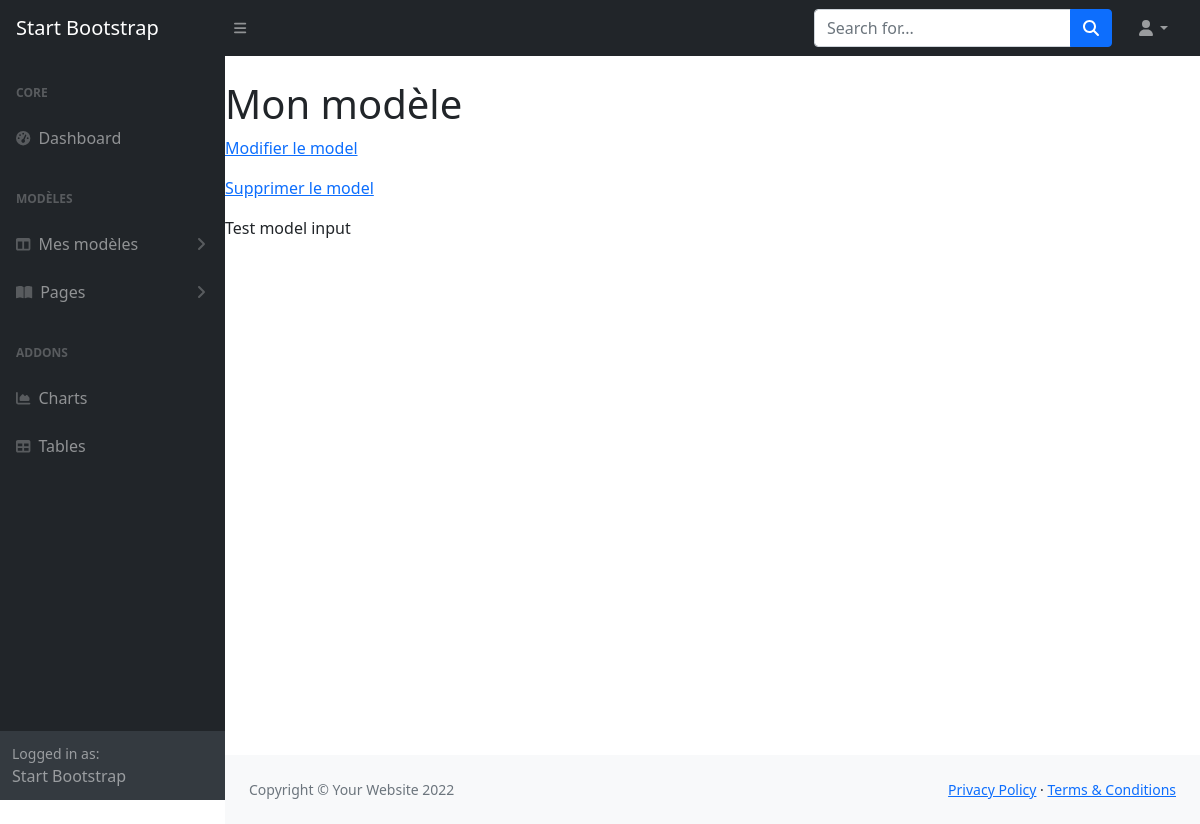
Page /dashboard/model/1/ on the earlier database version.
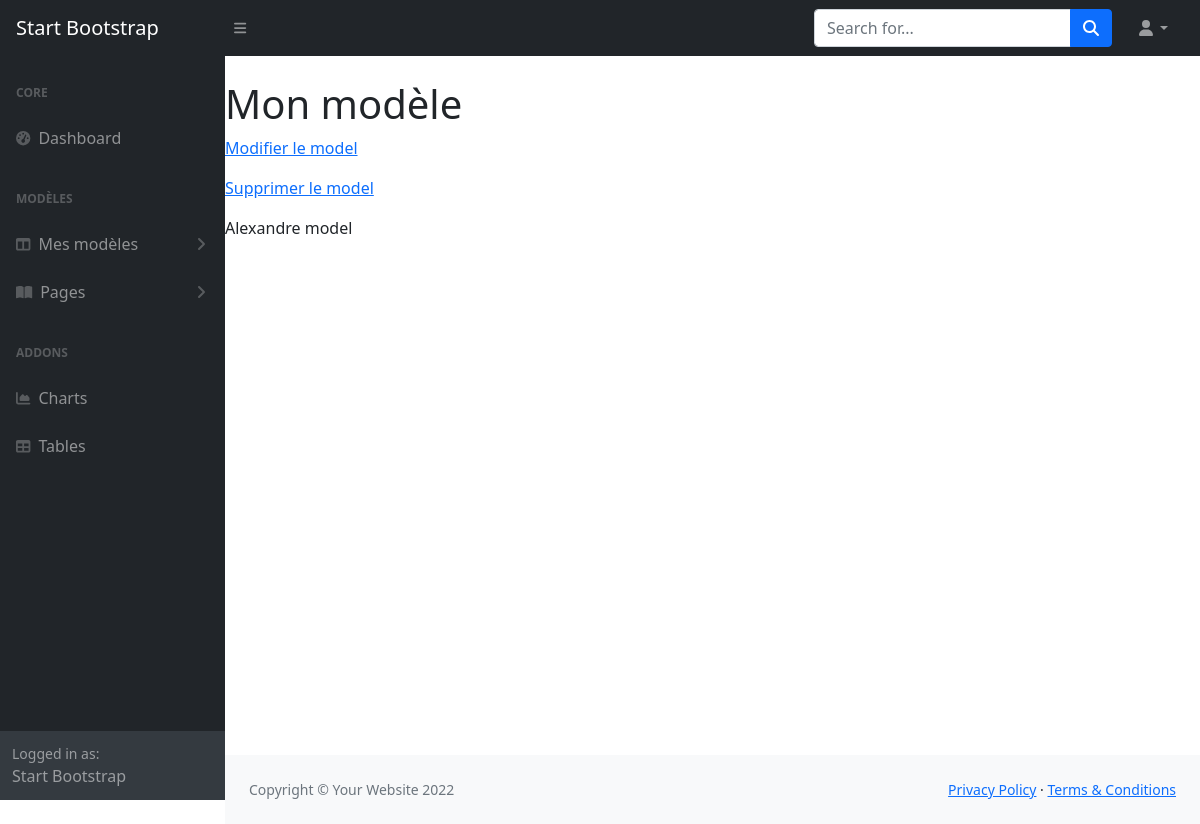
Same page on the later database version.
### app/models.py (models this page shows, shortened)
class BaseModel(models.Model):
    created_at = models.DateTimeField(auto_now_add=True)
    updated_at = models.DateTimeField(auto_now=True)
    class Meta:
        abstract = True

class SpacyModel(BaseModel):
    user = models.ForeignKey(
        to=settings.AUTH_USER_MODEL,
        on_delete=models.CASCADE)
    model_name = models.CharField(
        max_length=100)

### app/views.py (the view)
# urls.py: path('model/<pk>/', views.ModelDetailView.as_view(), name='model'),
class ModelDetailView(DetailView):
    model = models.SpacyModel
    template_name = 'app/model.html'

### templates/app/model.html (shortened to what this page needs)
{% extends "base_dashboard.html" %}
{% load static %}
{% block content %}
<h1 class="h1-main">Mon modèle</h1>
<p>
    <a href="{% url 'edit_model' pk=spacymodel.id %}">
        Modifier le model
    </a>
</p>
<p>
    <a href="{% url 'delete_model' pk=spacymodel.id %}">
        Supprimer le model
    </a>
</p>
<p>{{ spacymodel.model_name }}</p>
{% endblock %}

### templates/base_dashboard.html (shortened to what this page needs)
<!doctype html>
<html lang="fr">
<head>
    {% load static %}
    <link href="{% static 'css/styles.css' %}" rel="stylesheet" />
    <link href="https://cdn.jsdelivr.net/npm/simple-datatables@latest/dist/style.css" rel="stylesheet" />
</head>
    <body class="sb-nav-fixed">
      <nav class="sb-topnav navbar navbar-expand navbar-dark bg-dark">
          <a class="navbar-brand ps-3" href="index.html">Start Bootstrap</a>
          <button class="btn btn-link btn-sm order-1 order-lg-0 me-4 me-lg-0" id="sidebarToggle" href="#!"><i class="fas fa-bars"></i></button>
          <form class="d-none d-md-inline-block form-inline ms-auto me-0 me-md-3 my-2 my-md-0">
              <div class="input-group">
                  <input class="form-control" type="text" placeholder="Search for..." aria-label="Search for..." aria-describedby="btnNavbarSearch" />
                  <button class="btn btn-primary" id="btnNavbarSearch" type="button"><i class="fas fa-search"></i></button>
              </div>
          </form>
          <ul class="navbar-nav ms-auto ms-md-0 me-3 me-lg-4">
                <li class="nav-item dropdown">
                    <a class="nav-link dropdown-toggle" id="navbarDropdown" href="#" role="button" data-bs-toggle="dropdown" aria-expanded="false"><i class="fas fa-user fa-fw"></i></a>
                </li>
          </ul>
      </nav>
      <div id="layoutSidenav">
          <div id="layoutSidenav_nav">
              <nav class="sb-sidenav accordion sb-sidenav-dark" id="sidenavAccordion">
                  <div class="sb-sidenav-menu">
                      <div class="nav">
                          <div class="sb-sidenav-menu-heading">Core</div>
                          <a class="nav-link" href="index.html">
                              <div class="sb-nav-link-icon"><i class="fas fa-tachometer-alt"></i></div>
                              Dashboard
                          </a>
                          <div class="sb-sidenav-menu-heading">Modèles</div>
                          <a class="nav-link collapsed" href="#" data-bs-toggle="collapse" data-bs-target="#collapseLayouts" aria-expanded="false" aria-controls="collapseLayouts">
                              <div class="sb-nav-link-icon"><i class="fas fa-columns"></i></div>
                              Mes modèles
                              <div class="sb-sidenav-collapse-arrow"><i class="fas fa-angle-down"></i></div>
                          </a>
                          <a class="nav-link collapsed" href="#" data-bs-toggle="collapse" data-bs-target="#collapsePages" aria-expanded="false" aria-controls="collapsePages">
                              <div class="sb-nav-link-icon"><i class="fas fa-book-open"></i></div>
                              Pages
                              <div class="sb-sidenav-collapse-arrow"><i class="fas fa-angle-down"></i></div>
                          </a>
                          <div class="sb-sidenav-menu-heading">Addons</div>
                          <a class="nav-link" href="charts.html">
                              <div class="sb-nav-link-icon"><i class="fas fa-chart-area"></i></div>
                              Charts
                          </a>
                          <a class="nav-link" href="tables.html">
                              <div class="sb-nav-link-icon"><i class="fas fa-table"></i></div>
                              Tables
                          </a>
                      </div>
                  </div>
                  <div class="sb-sidenav-footer">
                      <div class="small">Logged in as:</div>
                      Start Bootstrap
                  </div>
              </nav>
          </div>
          <div id="layoutSidenav_content">
            <main>
           {% block content %}
           {% endblock %}
            </main>
                <footer class="py-4 bg-light mt-auto">
                    <div class="container-fluid px-4">
                        <div class="d-flex align-items-center justify-content-between small">
                            <div class="text-muted">Copyright &copy; Your Website 2022</div>
                            <div>
                                <a href="#">Privacy Policy</a>
                                &middot;
                                <a href="#">Terms &amp; Conditions</a>
                            </div>
                        </div>
                    </div>
                </footer>
            </div>
        </div>
    </body>
</html>

Differences in the rows shown:
changed SpacyModel: model_name "Test model input" → "Alexandre model"
